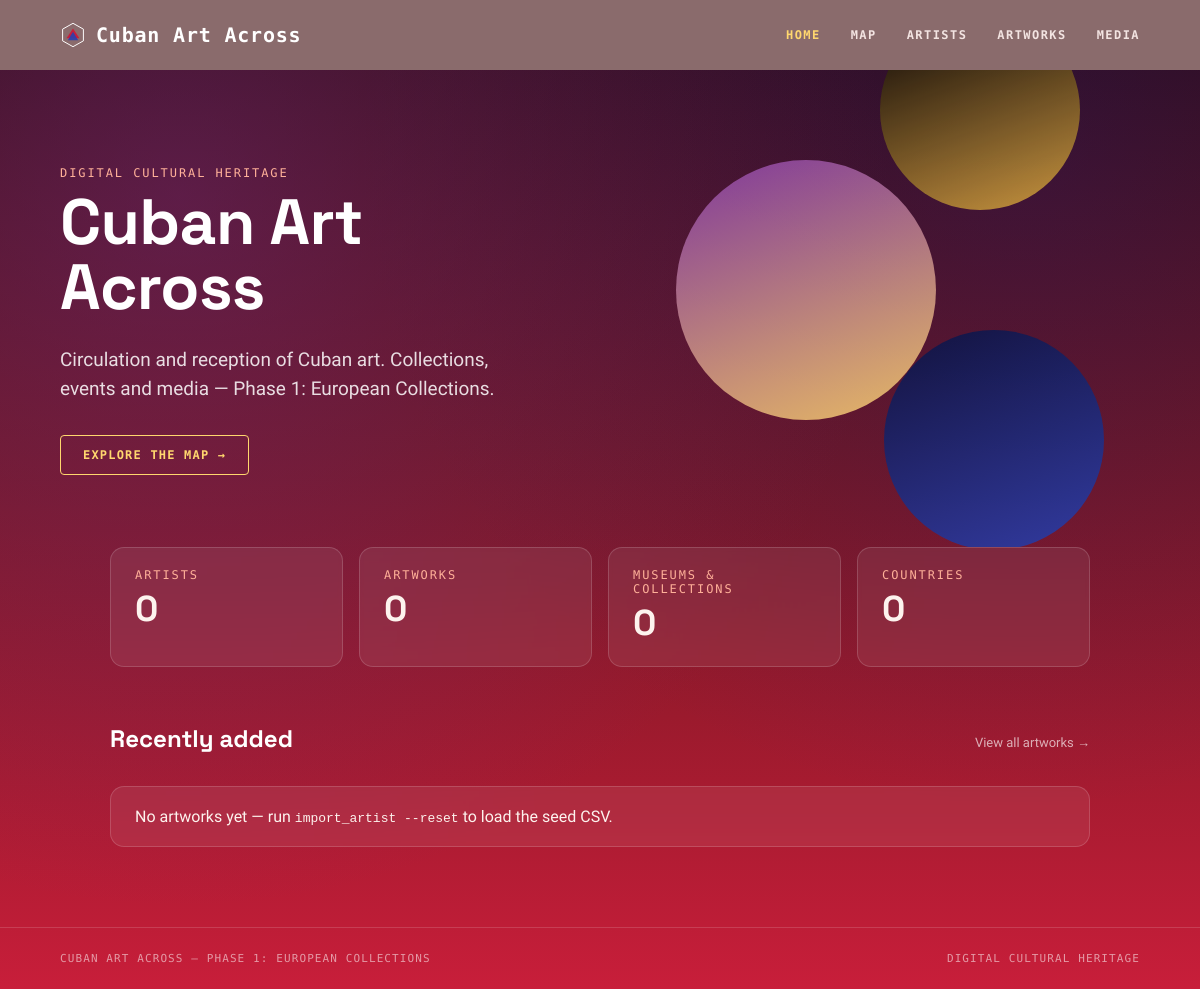
The app's page /, older data.
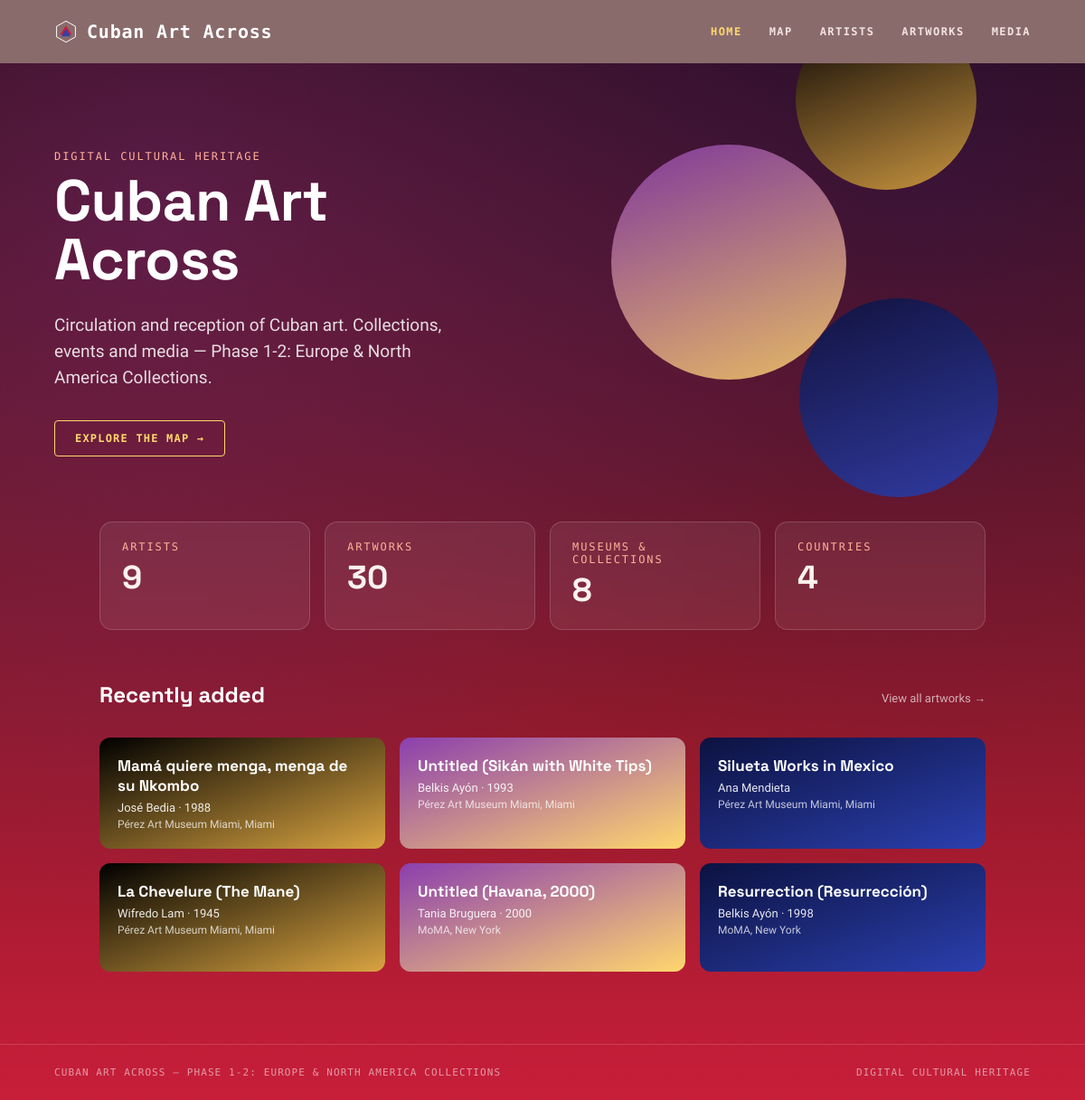
The same page, newer data.
### zettels/models.py (models this page shows, shortened)
class Artwork(models.Model):
    artist = models.ForeignKey(Artist, on_delete=models.CASCADE, related_name='artworks')
    museum = models.ForeignKey(Museum, on_delete=models.PROTECT, related_name='artworks', null=True, blank=True)
    title = models.CharField(max_length=255)
    year = models.IntegerField(null=True, blank=True)
    medium = models.CharField(max_length=255, null=True, blank=True)
    dimensions = models.CharField(max_length=255, null=True, blank=True)
    museum_catalogue_url = models.URLField(max_length=255, null=True, blank=True)
    image_rights = models.CharField(max_length=255, null=True, blank=True)
    notes = models.TextField(null=True, blank=True)
    description = models.TextField(null=True, blank=True)
    class Meta:
        ordering = ['artist__name', 'title']

class Artist(models.Model):
    name = models.CharField(max_length=100)
    birth_year = models.IntegerField(null=True,blank=True)
    death_year = models.IntegerField(null=True,blank=True)
    birthplace = models.CharField(max_length=100, null=True,blank=True)
    class Meta:
        ordering = ['name']

class Museum(models.Model):
    class Region(models.TextChoices):
        EUROPE = 'europe', 'Europe'
        NORTH_AMERICA = 'north_america', 'North America'
        LATIN_AMERICA = 'latin_america', 'Latin America'
        ASIA = 'asia', 'Asia'
        AFRICA = 'africa', 'Africa'
        OTHER = 'other', 'Other'
    name = models.CharField(max_length=255)
    city = models.CharField(max_length=255)
    country = models.CharField(max_length=255)
    region = models.CharField(
        max_length=20, choices=Region.choices, null=True, blank=True,
    )
    latitude = models.FloatField(null=True, blank=True)
    longitude = models.FloatField(null=True, blank=True)
    class Meta:
        ordering = ['country', 'city', 'name']
        unique_together = ('name', 'city', 'country')

### zettels/views.py (the view)
# urls.py: path('', views.HomeView.as_view(), name='home'),
class HomeView(TemplateView):
    template_name = 'zettels/home.html'
    def get_context_data(self, **kwargs):
        context = super().get_context_data(**kwargs)
        context['num_artists'] = Artist.objects.count()
        context['num_artworks'] = Artwork.objects.count()
        context['num_museums'] = Museum.objects.count()
        context['num_countries'] = (
            Museum.objects.exclude(country='').values('country').distinct().count()
        )
        context['recent_artworks'] = (
            Artwork.objects.select_related('artist', 'museum').order_by('-id')[:6]
        )
        return context

### zettels/context_processors.py (called while the page is built)
def project_phase(request):
    regions_present = set(
        Museum.objects
        .exclude(region__isnull=True)
        .exclude(region='')
        .values_list('region', flat=True)
        .distinct()
    )
    ordered = [r for r in PHASE_ORDER if r in regions_present]
    if not ordered:
        return {
            'current_phase_label': 'Phase 1: European Collections',
            'current_regions': [],
        }
    names = [PHASE_LABELS[r] for r in ordered]
    collections_label = ' & '.join(names) + ' Collections'
    phase_number = f"Phase 1-{len(ordered)}" if len(ordered) > 1 else "Phase 1"
    return {
        'current_phase_label': f"{phase_number}: {collections_label}",
        'current_regions': ordered,
    }

### zettels/templates/zettels/home.html (shortened to what this page needs)
{% extends 'zettels/base.html' %}
{% block content %}
<div style="position: relative; padding: 96px 60px 72px; overflow: hidden;">
  <div style="position: absolute; top: -60px; right: 10%; width: 200px; height: 200px; border-radius: 50%; background: linear-gradient(160deg, #000 0%, #d9a441 100%); opacity: 0.9; filter: blur(0.5px);"></div>
  <div style="position: absolute; top: 90px; right: 22%; width: 260px; height: 260px; border-radius: 50%; background: linear-gradient(160deg, #8b3fae 0%, #ffd76e 100%); opacity: 0.85;"></div>
  <div style="position: absolute; top: 260px; right: 8%; width: 220px; height: 220px; border-radius: 50%; background: linear-gradient(160deg, #0c1240 0%, #2b3fae 100%); opacity: 0.9;"></div>
  <div style="position: relative; z-index: 1;">
    <div class="eyebrow">Digital Cultural Heritage</div>
    <h1 style="font-size: 64px; line-height: 1.02; max-width: 14ch; letter-spacing: -0.01em;">Cuban Art<br>Across</h1>
    <p style="font-size: 19px; line-height: 1.55; color: rgba(255,255,255,0.85); max-width: 44ch; margin: 24px 0 0; font-family: 'Public Sans', sans-serif;">
      Circulation and reception of Cuban art. Collections, events and media &mdash;
      {{ current_phase_label }}.
    </p>
    <a href="{% url 'zettels:map' %}" class="btn" style="margin-top: 32px;">Explore the map &rarr;</a>
  </div>
</div>
<div class="wrap" style="padding-top: 0;">
  <div style="display: grid; grid-template-columns: repeat(auto-fit, minmax(160px, 1fr)); gap: 16px; margin-bottom: 56px;">
    <div class="card">
      <div class="eyebrow" style="margin-bottom: 4px;">Artists</div>
      <div style="font-family: 'Space Grotesk', sans-serif; font-size: 36px; font-weight: 700;">{{ num_artists }}</div>
    </div>
    <div class="card">
      <div class="eyebrow" style="margin-bottom: 4px;">Artworks</div>
      <div style="font-family: 'Space Grotesk', sans-serif; font-size: 36px; font-weight: 700;">{{ num_artworks }}</div>
    </div>
    <div class="card">
      <div class="eyebrow" style="margin-bottom: 4px;">Museums &amp; collections</div>
      <div style="font-family: 'Space Grotesk', sans-serif; font-size: 36px; font-weight: 700;">{{ num_museums }}</div>
    </div>
    <div class="card">
      <div class="eyebrow" style="margin-bottom: 4px;">Countries</div>
      <div style="font-family: 'Space Grotesk', sans-serif; font-size: 36px; font-weight: 700;">{{ num_countries }}</div>
    </div>
  </div>
  <div style="display: flex; justify-content: space-between; align-items: baseline; margin-bottom: 16px;">
    <h2 style="font-size: 24px;">Recently added</h2>
    <a href="{% url 'zettels:artwork_list' %}" class="muted">View all artworks &rarr;</a>
  </div>
  <div style="display: grid; grid-template-columns: repeat(auto-fit, minmax(240px, 1fr)); gap: 16px;">
    {% for artwork in recent_artworks %}
    {% cycle 'linear-gradient(160deg, #000 0%, #d9a441 100%)' 'linear-gradient(160deg, #8b3fae 0%, #ffd76e 100%)' 'linear-gradient(160deg, #0c1240 0%, #2b3fae 100%)' as card_bg silent %}
    <a href="{% url 'zettels:artwork_detail' artwork.pk %}" style="display: block; border-radius: 12px; padding: 20px; background: {{ card_bg }}; color: #fff; min-height: 120px;">
      <div style="font-family: 'Space Grotesk', sans-serif; font-weight: 700; font-size: 17px; margin-bottom: 6px;">{{ artwork.title }}</div>
      <div style="font-size: 13px; opacity: 0.9;">{{ artwork.artist.name }}{% if artwork.year %} &middot; {{ artwork.year }}{% endif %}</div>
      {% if artwork.museum %}<div style="font-size: 12px; opacity: 0.75; margin-top: 4px;">{{ artwork.museum.name }}, {{ artwork.museum.city }}</div>{% endif %}
    </a>
    {% empty %}
    <div class="card">No artworks yet &mdash; run <code>import_artist --reset</code> to load the seed CSV.</div>
    {% endfor %}
  </div>
</div>
{% endblock %}

### zettels/templates/zettels/base.html (shortened to what this page needs)
<!DOCTYPE html>
<html lang="en">
<head>
</head>
<body>
<div class="nav">
  <div class="brand-group">
    <svg width="26" height="26" viewBox="0 0 40 40" aria-hidden="true">
      <polygon points="20,2 36,11 36,29 20,38 4,29 4,11" fill="none" stroke="#ffffff" stroke-width="1.5"/>
      <polygon points="20,10 30,25 10,25" fill="#c81e3a"/>
      <polygon points="12,28 28,28 20,15" fill="#2b3fae" opacity="0.9"/>
    </svg>
    <a class="brand" href="{% url 'zettels:home' %}">Cuban Art Across</a>
  </div>
  <div class="links">
    <a href="{% url 'zettels:home' %}"{% if request.resolver_match.url_name == 'home' %} class="active"{% endif %}>Home</a>
    <a href="{% url 'zettels:map' %}"{% if request.resolver_match.url_name == 'map' %} class="active"{% endif %}>Map</a>
    <a href="{% url 'zettels:artist_list' %}"{% if request.resolver_match.url_name == 'artist_list' or request.resolver_match.url_name == 'artist_detail' %} class="active"{% endif %}>Artists</a>
    <a href="{% url 'zettels:artwork_list' %}"{% if request.resolver_match.url_name == 'artwork_list' or request.resolver_match.url_name == 'artwork_detail' %} class="active"{% endif %}>Artworks</a>
    <a href="{% url 'zettels:media' %}"{% if request.resolver_match.url_name == 'media' %} class="active"{% endif %}>Media</a>
  </div>
</div>
{% block content %}{% endblock %}
<footer>
  <span>Cuban Art Across &mdash; {{ current_phase_label }}</span>
  <span>Digital Cultural Heritage</span>
</footer>
</body>
</html>

### zettels/templates/zettels/base.html (style rules this page uses)
* { box-sizing: border-box; }
body { margin: 0; color: #fdf3ee; font-family: 'Public Sans', sans-serif; background-color: #2a0a10; background-image: radial-gradient(circle at 15% 20%, rgba(120, 45, 130, 0.45), transparent 55%), radial-gradient(circle at 85% 15%, rgba(40, 30, 130, 0.30), transparent 50%), linear-gradient(180deg, #2a0a10 0%, #6e1620 45%, #c81e3a 100%); background-attachment: fixed; min-height: 100vh; }
a { color: #ffd7a8; text-decoration: none; }
.nav { display: flex; justify-content: space-between; align-items: center; padding: 22px 60px; background: #8a6b6c; flex-wrap: wrap; gap: 14px; }
.nav .brand-group { display: flex; align-items: center; gap: 10px; }
.nav .brand { font-family: 'Space Mono', monospace; font-size: 20px; font-weight: 700; color: #fff; letter-spacing: .04em; }
.nav .links { display: flex; gap: 30px; font-family: 'Space Mono', monospace; font-size: 12px; font-weight: 700; letter-spacing: .12em; text-transform: uppercase; color: #f3e4e2; }
.nav .links a { color: #f3e4e2; }
.nav .links a:hover, .nav .links a.active { color: #ffd76e; }
.wrap { max-width: 1100px; margin: 0 auto; padding: 40px 60px; position: relative; z-index: 1; }
footer { padding: 24px 60px; font-family: 'Space Mono', monospace; font-size: 11px; letter-spacing: .1em; text-transform: uppercase; color: rgba(255,255,255,0.55); display: flex; justify-content: space-between; border-top: 1px solid rgba(255,255,255,0.15); margin-top: 40px; flex-wrap: wrap; gap: 8px; }
.card { background: rgba(255,255,255,0.07); border: 1px solid rgba(255,255,255,0.16); border-radius: 14px; padding: 20px 24px; backdrop-filter: blur(2px); }
.btn { display: inline-block; padding: 12px 22px; border-radius: 4px; border: 1px solid #ffd76e; color: #ffd76e; font-family: 'Space Mono', monospace; font-size: 12px; font-weight: 700; letter-spacing: .1em; text-transform: uppercase; }
.muted { color: rgba(255,255,255,0.65); font-size: 13px; }
.eyebrow { font-family: 'Space Mono', monospace; font-size: 12px; letter-spacing: .16em; text-transform: uppercase; color: #ffb199; margin-bottom: 10px; }
h1, h2, h3 { font-family: 'Space Grotesk', sans-serif; font-weight: 700; margin: 0 0 16px; color: #fff; }

Row changes from the older to the newer data that the page shows:
added Artwork: title "Mamá quiere menga, menga de su Nkombo", artist.name "José Bedia", year "1988", museum.name "Pérez Art Museum Miami", museum.city "Miami"
added Artwork: title "Untitled (Sikán with White Tips)", artist.name "Belkis Ayón", year "1993", museum.name "Pérez Art Museum Miami", museum.city "Miami"
added Artwork: title "Silueta Works in Mexico", artist.name "Ana Mendieta", museum.name "Pérez Art Museum Miami", museum.city "Miami"
added Artwork: title "La Chevelure (The Mane)", artist.name "Wifredo Lam", year "1945", museum.name "Pérez Art Museum Miami", museum.city "Miami"
added Artwork: title "Untitled (Havana, 2000)", artist.name "Tania Bruguera", year "2000", museum.name "MoMA", museum.city "New York"
added Artwork: title "Resurrection (Resurrección)", artist.name "Belkis Ayón", year "1998", museum.name "MoMA", museum.city "New York"
Text that changed along with them:
{{ current_phase_label }}: "Phase 1: European Collections" → "Phase 1-2: Europe & North America Collections"
{{ num_artists }}: "0" → "9"
{{ num_artworks }}: "0" → "30"
{{ num_museums }}: "0" → "8"
{{ num_countries }}: "0" → "4"
{{ current_phase_label }}: "PHASE 1: EUROPEAN COLLECTIONS" → "PHASE 1-2: EUROPE & NORTH AMERICA COLLECTIONS"
text no longer shown: "No artworks yet — run import_artist --reset to load the seed CSV."
